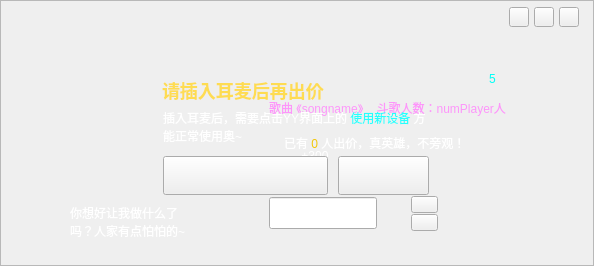
<?xml version="1.0" encoding="UTF-8"?>
<ui version="4.0">
 <class>AudienceBidWidget</class>
 <widget class="QWidget" name="AudienceBidWidget">
  <property name="geometry">
   <rect>
    <x>0</x>
    <y>0</y>
    <width>594</width>
    <height>266</height>
   </rect>
  </property>
  <property name="windowTitle">
   <string>Form</string>
  </property>
  <property name="styleSheet">
   <string notr="true"/>
  </property>
  <widget class="QFrame" name="frame">
   <property name="geometry">
    <rect>
     <x>0</x>
     <y>0</y>
     <width>594</width>
     <height>266</height>
    </rect>
   </property>
   <property name="styleSheet">
    <string notr="true">#frame{border-image: url(:/image/AudienceBidWidget/bg_custom_jingpai.png);}

</string>
   </property>
   <property name="frameShape">
    <enum>QFrame::StyledPanel</enum>
   </property>
   <property name="frameShadow">
    <enum>QFrame::Raised</enum>
   </property>
   <widget class="QPushButton" name="helpBtn">
    <property name="geometry">
     <rect>
      <x>509</x>
      <y>7</y>
      <width>20</width>
      <height>20</height>
     </rect>
    </property>
    <property name="styleSheet">
     <string notr="true">QPushButton:hover{border-image:url(:/image/HostBidUI/bt_help_hover.png);}
QPushButton{border-image: url(:/image/HostBidUI/bt_help.png);}</string>
    </property>
    <property name="text">
     <string/>
    </property>
   </widget>
   <widget class="QLabel" name="girlLb">
    <property name="geometry">
     <rect>
      <x>24</x>
      <y>0</y>
      <width>205</width>
      <height>266</height>
     </rect>
    </property>
    <property name="styleSheet">
     <string notr="true">border-image: url(:/image/HostBidUI/img_girl.png);</string>
    </property>
    <property name="text">
     <string/>
    </property>
   </widget>
   <widget class="QLabel" name="talkLb">
    <property name="geometry">
     <rect>
      <x>54</x>
      <y>182</y>
      <width>143</width>
      <height>77</height>
     </rect>
    </property>
    <property name="styleSheet">
     <string notr="true">border-image: url(:/image/HostBidUI/img_talk.png);</string>
    </property>
    <property name="text">
     <string/>
    </property>
    <property name="alignment">
     <set>Qt::AlignCenter</set>
    </property>
   </widget>
   <widget class="QLabel" name="totalBidTextLb">
    <property name="geometry">
     <rect>
      <x>270</x>
      <y>171</y>
      <width>295</width>
      <height>21</height>
     </rect>
    </property>
    <property name="font">
     <font>
      <family>宋体</family>
      <pointsize>-1</pointsize>
      <weight>75</weight>
      <italic>false</italic>
      <bold>true</bold>
     </font>
    </property>
    <property name="styleSheet">
     <string notr="true">color: rgb(255, 255, 255);
font: bold 12px &quot;宋体&quot;;</string>
    </property>
    <property name="text">
     <string>&lt;html&gt;&lt;head/&gt;&lt;body&gt;&lt;p&gt;您尚未出价，预计入围价 &lt;span style=&quot; color:#f2c608;&quot;&gt;0&lt;/span&gt; 斗歌豆&lt;/p&gt;&lt;/body&gt;&lt;/html&gt;</string>
    </property>
   </widget>
   <widget class="QLabel" name="candidateTextLb">
    <property name="geometry">
     <rect>
      <x>284</x>
      <y>134</y>
      <width>251</width>
      <height>16</height>
     </rect>
    </property>
    <property name="styleSheet">
     <string notr="true">color: rgb(255, 255, 255);
font: 75 12px &quot;宋体&quot;;</string>
    </property>
    <property name="text">
     <string>&lt;html&gt;&lt;head/&gt;&lt;body&gt;&lt;p&gt;&lt;span style=&quot; font-weight:400;&quot;&gt;已有 &lt;/span&gt;&lt;span style=&quot; font-weight:400; color:#f2c608;&quot;&gt;0&lt;/span&gt;&lt;span style=&quot; font-weight:400;&quot;&gt; 人出价，真英雄，不旁观！&lt;/span&gt;&lt;br/&gt;&lt;/p&gt;&lt;/body&gt;&lt;/html&gt;</string>
    </property>
   </widget>
   <widget class="QLabel" name="songInfoLb">
    <property name="geometry">
     <rect>
      <x>269</x>
      <y>100</y>
      <width>309</width>
      <height>16</height>
     </rect>
    </property>
    <property name="styleSheet">
     <string notr="true">color:#fd96fa
</string>
    </property>
    <property name="text">
     <string>歌曲 《songname》    斗歌人数：numPlayer人</string>
    </property>
   </widget>
   <widget class="QLabel" name="douTitleLb">
    <property name="geometry">
     <rect>
      <x>266</x>
      <y>70</y>
      <width>299</width>
      <height>23</height>
     </rect>
    </property>
    <property name="styleSheet">
     <string notr="true">border-image: url(:/image/AudienceBidWidget/title_1.png);</string>
    </property>
    <property name="text">
     <string/>
    </property>
   </widget>
   <widget class="QWidget" name="countDownWidget" native="true">
    <property name="geometry">
     <rect>
      <x>266</x>
      <y>60</y>
      <width>263</width>
      <height>31</height>
     </rect>
    </property>
    <widget class="QLabel" name="countDownTextLb">
     <property name="geometry">
      <rect>
       <x>0</x>
       <y>10</y>
       <width>263</width>
       <height>22</height>
      </rect>
     </property>
     <property name="styleSheet">
      <string notr="true">border-image: url(:/image/HostBidUI/daoji_text.png);</string>
     </property>
     <property name="text">
      <string/>
     </property>
    </widget>
    <widget class="QLabel" name="countDownNumLb">
     <property name="geometry">
      <rect>
       <x>223</x>
       <y>3</y>
       <width>21</width>
       <height>31</height>
      </rect>
     </property>
     <property name="styleSheet">
      <string notr="true">font: 26px &quot;微软雅黑&quot;;
color:#00fff6</string>
     </property>
     <property name="text">
      <string>5</string>
     </property>
    </widget>
   </widget>
   <widget class="QPushButton" name="bidBtn">
    <property name="geometry">
     <rect>
      <x>450</x>
      <y>196</y>
      <width>72</width>
      <height>35</height>
     </rect>
    </property>
    <property name="focusPolicy">
     <enum>Qt::NoFocus</enum>
    </property>
    <property name="contextMenuPolicy">
     <enum>Qt::DefaultContextMenu</enum>
    </property>
    <property name="styleSheet">
     <string notr="true">QPushButton:hover{border-image:url(:/image/AudienceBidWidget/bt_chujia_hover.png);}
QPushButton{border-image: url(:/image/AudienceBidWidget/bt_chujia.png);
}


</string>
    </property>
    <property name="text">
     <string/>
    </property>
    <property name="autoDefault">
     <bool>true</bool>
    </property>
    <property name="default">
     <bool>true</bool>
    </property>
    <property name="flat">
     <bool>true</bool>
    </property>
   </widget>
   <widget class="QLineEdit" name="lineEdit">
    <property name="geometry">
     <rect>
      <x>269</x>
      <y>197</y>
      <width>108</width>
      <height>32</height>
     </rect>
    </property>
    <property name="contextMenuPolicy">
     <enum>Qt::NoContextMenu</enum>
    </property>
    <property name="styleSheet">
     <string notr="true">border-image: url(:/image/AudienceBidWidget/bg_number.png);
color:white;
font: 75 12px &quot;宋体&quot;;</string>
    </property>
    <property name="cursorPosition">
     <number>0</number>
    </property>
   </widget>
   <widget class="QLabel" name="douPicLb">
    <property name="geometry">
     <rect>
      <x>377</x>
      <y>197</y>
      <width>26</width>
      <height>32</height>
     </rect>
    </property>
    <property name="styleSheet">
     <string notr="true">QLabel{border-image: url(:/image/AudienceBidWidget/img_beat.png);}

QToolTip{
border-width: 1px;
border-image: url(://image/ToastWidget/toast.png) 2 2 2 2 stretch stretch;
color:white;
}</string>
    </property>
    <property name="text">
     <string/>
    </property>
   </widget>
   <widget class="QPushButton" name="plusBtn">
    <property name="geometry">
     <rect>
      <x>411</x>
      <y>196</y>
      <width>27</width>
      <height>17</height>
     </rect>
    </property>
    <property name="styleSheet">
     <string notr="true">QPushButton:hover{border-image:url(:/image/AudienceBidWidget/bt_jia_hover.png);}
QPushButton{border-image: url(:/image/AudienceBidWidget/bt_jia.png);
}
</string>
    </property>
    <property name="text">
     <string/>
    </property>
   </widget>
   <widget class="QPushButton" name="minusBtn">
    <property name="geometry">
     <rect>
      <x>411</x>
      <y>214</y>
      <width>27</width>
      <height>17</height>
     </rect>
    </property>
    <property name="styleSheet">
     <string notr="true">QPushButton:hover{border-image:url(:/image/AudienceBidWidget/bt_jian_hover.png);}
QPushButton{border-image: url(:/image/AudienceBidWidget/bt_jian.png);
}
</string>
    </property>
    <property name="text">
     <string/>
    </property>
   </widget>
   <widget class="QPushButton" name="addBidBtn">
    <property name="geometry">
     <rect>
      <x>450</x>
      <y>196</y>
      <width>72</width>
      <height>35</height>
     </rect>
    </property>
    <property name="focusPolicy">
     <enum>Qt::NoFocus</enum>
    </property>
    <property name="contextMenuPolicy">
     <enum>Qt::DefaultContextMenu</enum>
    </property>
    <property name="styleSheet">
     <string notr="true">QPushButton:hover{border-image:url(:/image/AudienceBidWidget/bt_jiajia_hover.png);}
QPushButton{border-image: url(:/image/AudienceBidWidget/bt_jiajia.png);
}


</string>
    </property>
    <property name="text">
     <string/>
    </property>
    <property name="autoDefault">
     <bool>true</bool>
    </property>
    <property name="default">
     <bool>true</bool>
    </property>
    <property name="flat">
     <bool>true</bool>
    </property>
   </widget>
   <widget class="QTextBrowser" name="talkTextLb">
    <property name="geometry">
     <rect>
      <x>66</x>
      <y>200</y>
      <width>127</width>
      <height>41</height>
     </rect>
    </property>
    <property name="styleSheet">
     <string notr="true">background-color:rgba(255,255,255,0);
color: white ;
font:12px &quot;宋体&quot;</string>
    </property>
    <property name="frameShape">
     <enum>QFrame::NoFrame</enum>
    </property>
    <property name="lineWidth">
     <number>1</number>
    </property>
    <property name="verticalScrollBarPolicy">
     <enum>Qt::ScrollBarAlwaysOff</enum>
    </property>
    <property name="horizontalScrollBarPolicy">
     <enum>Qt::ScrollBarAlwaysOff</enum>
    </property>
    <property name="html">
     <string>&lt;!DOCTYPE HTML PUBLIC &quot;-//W3C//DTD HTML 4.0//EN&quot; &quot;http://www.w3.org/TR/REC-html40/strict.dtd&quot;&gt;
&lt;html&gt;&lt;head&gt;&lt;meta name=&quot;qrichtext&quot; content=&quot;1&quot; /&gt;&lt;style type=&quot;text/css&quot;&gt;
p, li { white-space: pre-wrap; }
&lt;/style&gt;&lt;/head&gt;&lt;body style=&quot; font-family:'宋体'; font-size:12px; font-weight:400; font-style:normal;&quot;&gt;
&lt;p style=&quot; margin-top:0px; margin-bottom:0px; margin-left:0px; margin-right:0px; -qt-block-indent:0; text-indent:0px;&quot;&gt;&lt;span style=&quot; font-family:'SimSun'; font-size:9pt;&quot;&gt;你想好让我做什么了吗？人家有点怕怕的~&lt;/span&gt;&lt;/p&gt;&lt;/body&gt;&lt;/html&gt;</string>
    </property>
    <property name="openLinks">
     <bool>false</bool>
    </property>
   </widget>
   <widget class="QLabel" name="aniLabel">
    <property name="geometry">
     <rect>
      <x>294</x>
      <y>140</y>
      <width>42</width>
      <height>31</height>
     </rect>
    </property>
    <property name="styleSheet">
     <string notr="true">border-image: url(:/image/AudienceBidWidget/img_jiajia.png);
font:bold 12px &quot;宋体&quot;;
color:white</string>
    </property>
    <property name="text">
     <string>+300</string>
    </property>
    <property name="alignment">
     <set>Qt::AlignCenter</set>
    </property>
   </widget>
   <widget class="QPushButton" name="minBtn">
    <property name="geometry">
     <rect>
      <x>534</x>
      <y>7</y>
      <width>20</width>
      <height>20</height>
     </rect>
    </property>
    <property name="styleSheet">
     <string notr="true">QPushButton:hover{border-image: 
url(:/image/HostBidUI/bt_min_hover.png);}
QPushButton{border-image: url(:/image/HostBidUI/bt_min.png);}</string>
    </property>
    <property name="text">
     <string/>
    </property>
   </widget>
   <widget class="QPushButton" name="closeBtn">
    <property name="geometry">
     <rect>
      <x>559</x>
      <y>7</y>
      <width>20</width>
      <height>20</height>
     </rect>
    </property>
    <property name="styleSheet">
     <string notr="true">QPushButton:hover{border-image: url(:/image/HostBidUI/bt_close_hover.png);}
QPushButton{border-image: url(:/image/HostBidUI/bt_close.png);}
</string>
    </property>
    <property name="text">
     <string/>
    </property>
   </widget>
   <widget class="QWidget" name="miWidget" native="true">
    <property name="geometry">
     <rect>
      <x>144</x>
      <y>55</y>
      <width>306</width>
      <height>158</height>
     </rect>
    </property>
    <property name="styleSheet">
     <string notr="true">#miWidget{border-image: url(:/image/AudienceBidWidget/bg_ear.png);}</string>
    </property>
    <widget class="QPushButton" name="okButton">
     <property name="geometry">
      <rect>
       <x>19</x>
       <y>101</y>
       <width>165</width>
       <height>39</height>
      </rect>
     </property>
     <property name="styleSheet">
      <string notr="true">QPushButton:hover{border-image:url(:/image/AudienceBidWidget/bt_done_hover.png);}
QPushButton{border-image: url(:/image//AudienceBidWidget/bt_done.png);}</string>
     </property>
     <property name="text">
      <string/>
     </property>
    </widget>
    <widget class="QLabel" name="tipLb">
     <property name="enabled">
      <bool>true</bool>
     </property>
     <property name="geometry">
      <rect>
       <x>18</x>
       <y>22</y>
       <width>179</width>
       <height>23</height>
      </rect>
     </property>
     <property name="contextMenuPolicy">
      <enum>Qt::NoContextMenu</enum>
     </property>
     <property name="autoFillBackground">
      <bool>false</bool>
     </property>
     <property name="styleSheet">
      <string notr="true">border:0px</string>
     </property>
     <property name="frameShadow">
      <enum>QFrame::Plain</enum>
     </property>
     <property name="text">
      <string>&lt;html&gt;&lt;head/&gt;&lt;body&gt;&lt;p&gt;&lt;b&gt;&lt;span style=&quot;border: 0px;font-family:'微软雅黑'; font-size:18px; color:#fedc52;&quot;&gt;请插入耳麦后再出价&lt;/span&gt;&lt;/b&gt;&lt;/p&gt;&lt;/body&gt;&lt;/html&gt;</string>
     </property>
     <property name="textFormat">
      <enum>Qt::AutoText</enum>
     </property>
     <property name="scaledContents">
      <bool>false</bool>
     </property>
    </widget>
    <widget class="QLabel" name="detailTipLb">
     <property name="geometry">
      <rect>
       <x>19</x>
       <y>54</y>
       <width>275</width>
       <height>37</height>
      </rect>
     </property>
     <property name="styleSheet">
      <string notr="true">border:0px;</string>
     </property>
     <property name="text">
      <string>&lt;html&gt;&lt;head/&gt;&lt;body&gt;&lt;p&gt;&lt;span style=&quot;font-family:宋体; font-size:12px; color:#ffffff;&quot;&gt;插入耳麦后，需要点击YY界面上的 &lt;/span&gt;&lt;span style=&quot;font-family:宋体; font-size:12px; color:#26fffd;&quot;&gt;使用新设备&lt;/span&gt;&lt;span style=&quot;font-family:宋体; font-size:12px; color:#ffffff;&quot;&gt; 方&lt;br/&gt;能正常使用奥~&lt;/span&gt; &lt;/p&gt;&lt;/body&gt;&lt;/html&gt;</string>
     </property>
    </widget>
    <widget class="QPushButton" name="cancelButton">
     <property name="geometry">
      <rect>
       <x>194</x>
       <y>101</y>
       <width>91</width>
       <height>39</height>
      </rect>
     </property>
     <property name="styleSheet">
      <string notr="true">QPushButton:hover{border-image:url(:/image/AudienceBidWidget/bt_cancel_hover.png);}
QPushButton{border-image: url(:/image//AudienceBidWidget/bt_cancel.png);}</string>
     </property>
     <property name="text">
      <string/>
     </property>
    </widget>
   </widget>
  </widget>
 </widget>
 <resources/>
 <connections/>
 <designerdata>
  <property name="gridDeltaX">
   <number>2</number>
  </property>
  <property name="gridDeltaY">
   <number>2</number>
  </property>
  <property name="gridSnapX">
   <bool>true</bool>
  </property>
  <property name="gridSnapY">
   <bool>true</bool>
  </property>
  <property name="gridVisible">
   <bool>true</bool>
  </property>
 </designerdata>
</ui>
